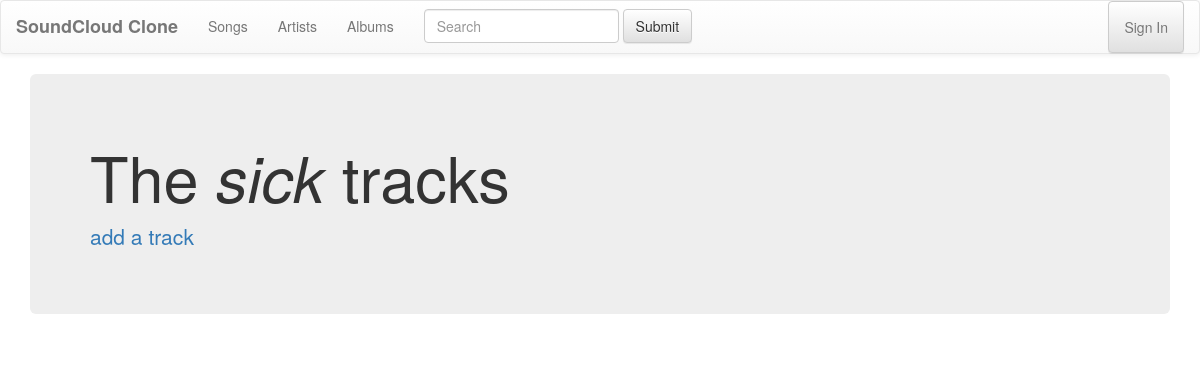
Before: /songs/ with the older database file.
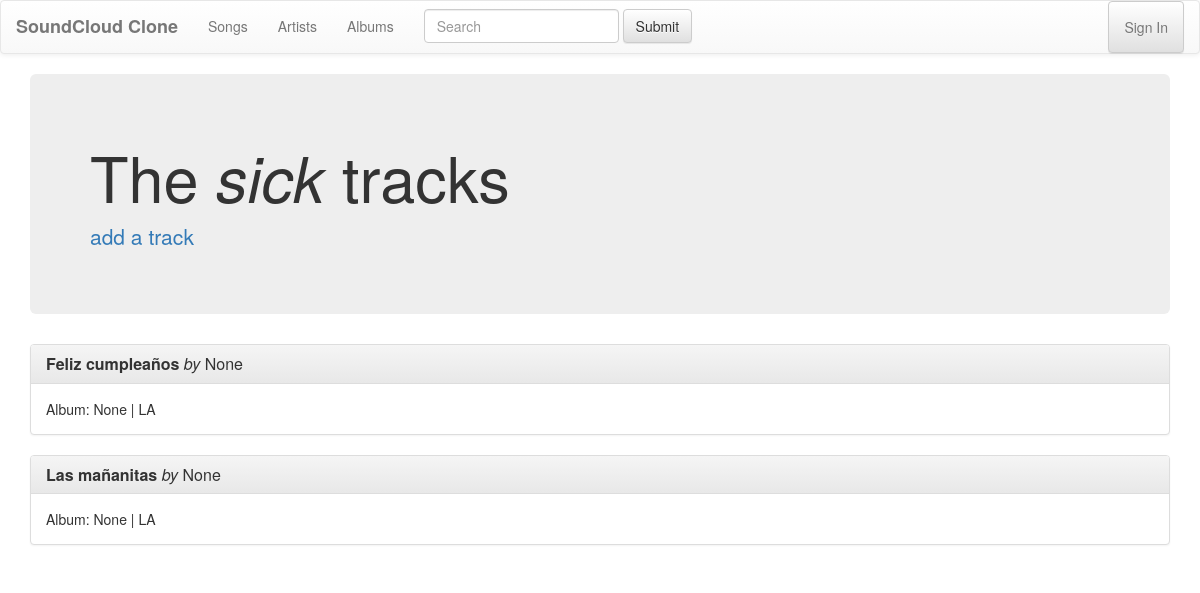
After: the same page with the newer database file.
### songs/models.py (models this page shows, shortened)
class Song(models.Model):
    track_id = models.AutoField(primary_key=True)
    track_name = models.CharField(max_length=128)
    track_album = models.ForeignKey(Album, on_delete=models.CASCADE, blank=True, null=True)
    track_artist = models.ForeignKey(Artist, on_delete=models.CASCADE, blank=True, null=True)
    track_genre = models.CharField(choices=GENRES, max_length=2)

### songs/views.py (the view)
def index(request):
    song_list = Song.objects.order_by('track_name')
    return render(request, 'songs_index.html', {'songs': song_list})

### songs/templates/songs_index.html (shortened to what this page needs)
{% extends "base.html" %}
{% block content %}
  <div class="jumbotron">
      <h1>The <em>sick</em> tracks</h1>
      <p><a href="{% url 'new_song' %}">add a track</a></p>
  </div>
  {% for song in songs %}
    <div class="panel panel-default">
      <div class="panel-heading">
        <h3 class="panel-title"><strong>{{ song.track_name}}</strong> <em>by</em> {{ song.track_artist}}</h3>
      </div>
      <div class="panel-body">
        Album: {{ song.track_album}} | {{ song.track_genre}}
      </div>
    </div>
  {% endfor %}
{% endblock %}

Changed rows visible on the page:
added Song: track_name "Feliz cumpleaños", track_artist "None", track_album "None", track_genre "LA"
added Song: track_name "Las mañanitas", track_artist "None", track_album "None", track_genre "LA"
